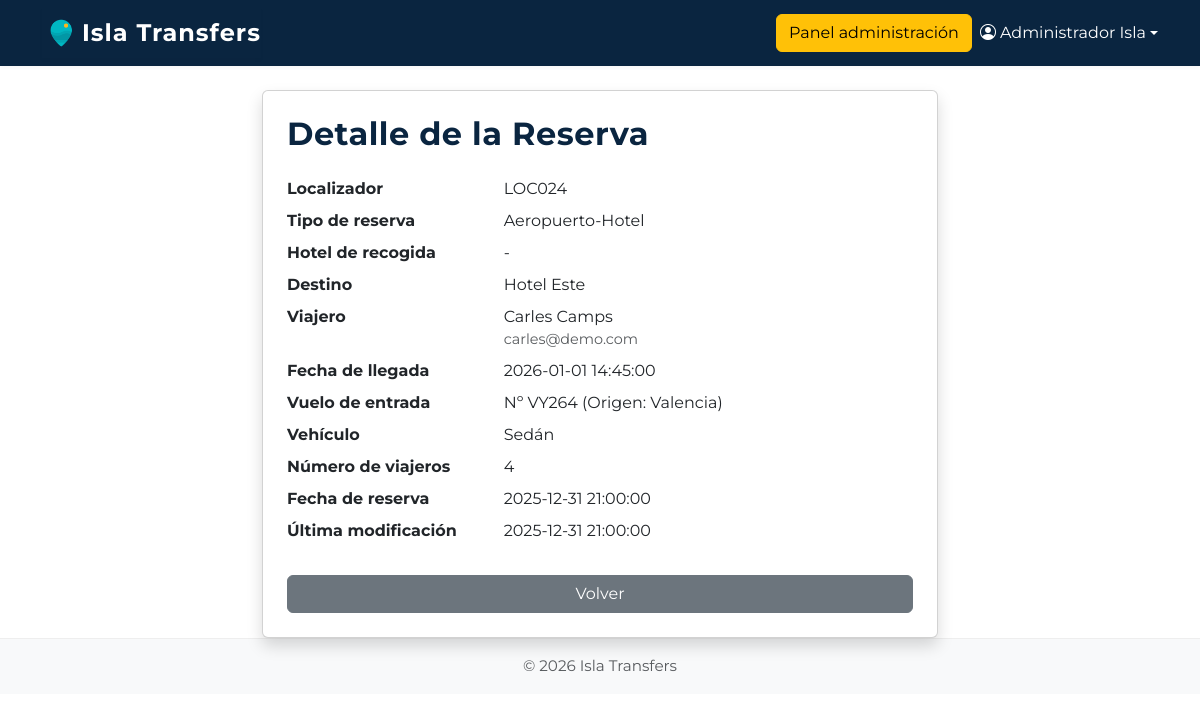
Screenshot of /userAdmin/verReserva/24 (signed in) with the database file from the repository.
### tables this page shows
CREATE TABLE `transfer_reservas` (
  `id_reserva` int(11) NOT NULL,
  `localizador` varchar(100) NOT NULL,
  `id_hotel` int(11) DEFAULT NULL COMMENT 'Es el hotel que realiza la reserva',
  `id_tipo_reserva` int(11) NOT NULL,
  `id_viajero` int(11) NOT NULL,
  `id_creador`int(11) NOT NULL,
  `fecha_reserva` datetime NOT NULL,
  `fecha_modificacion` datetime NOT NULL,
  `id_destino` int(11) NOT NULL,
  `fecha_entrada` date NULL,
  `hora_entrada` time NULL,
  `numero_vuelo_entrada` varchar(50) NOT NULL,
  `origen_vuelo_entrada` varchar(50) NULL,
  `hora_vuelo_salida` time NULL,
  `fecha_vuelo_salida` date NULL,
  `num_viajeros` int(11) NOT NULL,
  `id_vehiculo` int(11) NOT NULL
);

CREATE TABLE `transfer_tipo_reservas` (
  `id_tipo_reserva` int(11) NOT NULL,
  `descripcion` varchar(100) NOT NULL
);

CREATE TABLE `transfer_hoteles` (
  `id_hotel` int(11) NOT NULL,
  `nombre` varchar(100) DEFAULT NULL,
  `id_zona` int(11) DEFAULT NULL,
  `comision` int(11) DEFAULT NULL,
  `usuario` varchar(100) NOT NULL UNIQUE,
  `email` varchar(100) NOT NULL UNIQUE,
  `password` varchar(255) NOT NULL
);

CREATE TABLE `transfer_viajeros` (
  `id_viajero` int(11) NOT NULL,
  `nombre` varchar(100) NOT NULL,
  `apellido1` varchar(100) NOT NULL,
  `apellido2` varchar(100) NOT NULL,
  `direccion` varchar(100) NOT NULL,
  `codigoPostal` varchar(100) NOT NULL,
  `ciudad` varchar(100) NOT NULL,
  `pais` varchar(100) NOT NULL,
  `email` varchar(100) NOT NULL UNIQUE,
  `password` varchar(255) NOT NULL,
  `rol` varchar(100) DEFAULT 'particular'
);

CREATE TABLE `transfer_vehiculos` (
  `id_vehiculo` int(11) NOT NULL,
  `descripcion` varchar(100) NOT NULL,
  `email_conductor` varchar(100) NOT NULL,
  `password` varchar(255) NOT NULL
);

### core/Controller.php (called while the page is built, shortened)
<?php
class Controller
{
    public function view($view, $data = [])
    {
        extract($data);
        require __DIR__ . "/../app/views/$view.php";
    }
}

### app/controllers/UserAdminController.php (called while the page is built, shortened)
<?php
class UserAdminController extends Controller
{
    public function verReserva($id)
    {
        $reservaModel = $this->model('Reserva');
        $reserva = $reservaModel->getByIdWithDetails($id);
        $this->view('userAdmin/verReserva', ['reserva' => $reserva]);
    }
}

### html/index.php (called while the page is built, shortened)
<?php
$router = new Router();
$router->route();

### app/models/Reserva.php (called while the page is built, shortened)
<?php
class Reserva extends Model
{
    public function getByIdWithDetails($id)
    {
        $db = $this->db();
        $stmt = $db->prepare("
            SELECT  r.*,
                    h.nombre AS hotel_nombre,
                    d.nombre AS destino_hotel,
                    t.descripcion AS tipo_reserva_nombre,
                    CONCAT(v.nombre, ' ', v.apellido1) AS nombre_viajero,
                    v.email AS email_viajero,
                    ve.descripcion AS vehiculo_descripcion
            FROM transfer_reservas r
            LEFT JOIN transfer_hoteles h ON r.id_hotel = h.id_hotel
            LEFT JOIN transfer_hoteles d ON r.id_destino = d.id_hotel
            LEFT JOIN transfer_tipo_reservas t ON r.id_tipo_reserva = t.id_tipo_reserva
            LEFT JOIN transfer_viajeros v ON r.id_viajero = v.id_viajero
            LEFT JOIN transfer_vehiculos ve ON r.id_vehiculo = ve.id_vehiculo
            WHERE r.id_reserva = ?
            LIMIT 1
        ");
        $stmt->execute([$id]);
        return $stmt->fetch(PDO::FETCH_ASSOC);
    }
}

### app/views/userAdmin/verReserva.php (the view, shortened to what this page needs)
<?php require __DIR__ . '/../components/header.php'; ?>
<?php require __DIR__ . '/../components/navbar.php'; ?>
<div class="container mt-4" style="max-width: 700px;">
    <div class="card shadow p-4">
        <h2 class="mb-4">Detalle de la Reserva</h2>
        <?php if (empty($reserva)): ?>
            <div class="alert alert-warning">Reserva no encontrada.</div>
        <?php else: ?>
            <dl class="row">
                <dt class="col-sm-4">Localizador</dt>
                <dd class="col-sm-8"><?= htmlspecialchars($reserva['localizador']) ?></dd>
                <dt class="col-sm-4">Tipo de reserva</dt>
                <dd class="col-sm-8"><?= htmlspecialchars($reserva['tipo_reserva_nombre'] ?? $reserva['descripcion_tipo'] ?? '-') ?></dd>
                <dt class="col-sm-4">Hotel de recogida</dt>
                <dd class="col-sm-8"><?= htmlspecialchars($reserva['hotel_nombre'] ?? '-') ?></dd>
                <dt class="col-sm-4">Destino</dt>
                <dd class="col-sm-8"><?= htmlspecialchars($reserva['destino_hotel'] ?? '-') ?></dd>
                <dt class="col-sm-4">Viajero</dt>
                <dd class="col-sm-8">
                    <?= htmlspecialchars($reserva['nombre_viajero'] ?? '-') ?>
                    <?php if (!empty($reserva['email_viajero'])): ?>
                        <span class="d-block text-muted" style="font-size: 0.9em;"><?= htmlspecialchars($reserva['email_viajero']) ?></span>
                    <?php endif; ?>
                </dd>
                <?php if (!empty($reserva['fecha_entrada'])): ?>
                    <dt class="col-sm-4">Fecha de llegada</dt>
                    <dd class="col-sm-8"><?= htmlspecialchars($reserva['fecha_entrada']) ?> <?= htmlspecialchars($reserva['hora_entrada'] ?? '') ?></dd>
                <?php endif; ?>
                <?php if (!empty($reserva['numero_vuelo_entrada'])): ?>
                    <dt class="col-sm-4">Vuelo de entrada</dt>
                    <dd class="col-sm-8">
                        Nº <?= htmlspecialchars($reserva['numero_vuelo_entrada']) ?>
                        <?php if (!empty($reserva['origen_vuelo_entrada'])): ?>
                            (Origen: <?= htmlspecialchars($reserva['origen_vuelo_entrada']) ?>)
                        <?php endif; ?>
                    </dd>
                <?php endif; ?>
                <dt class="col-sm-4">Vehículo</dt>
                <dd class="col-sm-8"><?= htmlspecialchars($reserva['vehiculo_descripcion'] ?? '-') ?></dd>
                <dt class="col-sm-4">Número de viajeros</dt>
                <dd class="col-sm-8"><?= htmlspecialchars($reserva['num_viajeros']) ?></dd>
                <dt class="col-sm-4">Fecha de reserva</dt>
                <dd class="col-sm-8"><?= htmlspecialchars($reserva['fecha_reserva']) ?></dd>
                <dt class="col-sm-4">Última modificación</dt>
                <dd class="col-sm-8"><?= htmlspecialchars($reserva['fecha_modificacion']) ?></dd>
            </dl>
        <?php endif; ?>
        <a href="javascript:history.back()" class="btn btn-secondary mt-2">Volver</a>
    </div>
</div>
<?php require __DIR__ . '/../components/footer.php'; ?>

### html/css/custom.css (style rules this page uses)
:root { --color-principal: #00b7c2; --color-header: #0a2540; --color-texto: #333; --color-bg: #fff; --color-navbar-bg: #0a2540; --color-footer-bg: var(--color-gris); --color-footer-text: #888; --color-acento: #ff6b6b; --color-enfasis: #ffb81c; --color-neutro: #f6e7d8; --color-gris: #6b7280; --color-fondo: #fff; }
body { font-family: "Montserrat", Arial, sans-serif; background-color: var(--color-fondo); color: var(--color-texto); }
h1, h2, h3 { color: var(--color-header); font-weight: 700; letter-spacing: 0.5px; }

### rows the page displays
transfer_reservas: localizador "LOC024", id_tipo_reserva.descripcion "Aeropuerto-Hotel", id_destino.nombre "Hotel Este", id_viajero.email "carles@demo.com", fecha_entrada "2026-01-01", hora_entrada "14:45:00", numero_vuelo_entrada "VY264", origen_vuelo_entrada "Valencia", id_vehiculo.descripcion "Sedán", num_viajeros "4", fecha_reserva "2025-12-31 21:00:00", fecha_modificacion "2025-12-31 21:00:00"

### other values shown
$_SESSION['user_name'] "Administrador Isla"
$reserva['hotel_nombre'] "-"
$reserva['nombre_viajero'] "Carles Camps"
